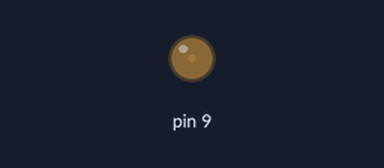
The sketch below on a simulated Arduino Uno, built with avr-gcc and run on an emulated ATmega328P. Shown: output pins drawn as LEDs (lit = HIGH).

Above: at 0.1 s.
Timing chart, 0 to 1.6 s (numbered marks = the images above):
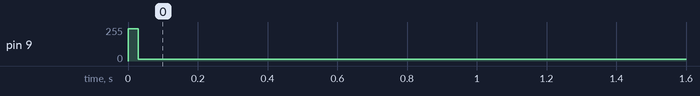

Measured:
- by itself, pin 9: 0/255 → 13/255 at 0.00 s

The sketch:

pwm_gen5.ino
```cpp
/*
 This sketch is intended to enable any Ford gen6, or Ford pcm type alternator to function and generate electricity without being attached to the vehicles pcm (Power train, Control Module), Ford speak for an ECU.

 The library allows for a frequency range from 1Hz - 2MHz on 16 bit timers and 31Hz - 2 MHz on 8 bit timers although all Ford pcm's to date run at 125hz.

When

 SetPinFrequency()/SetPinFrequencySafe()

is called, a bool is returned which can be tested to verify the
frequency was actually changed.

 This example runs on mega and uno.
 */

#include <PWM.h>

//use pin 11 on the Mega instead, otherwise there is a frequency cap at 31 Hz
int pcm = 9;
 //the pin that is attached to the Alternator
int dutycycle = 242;
// Working with a scale from 0-255 where 0 = 0%, and 255 = 100% the acceptable input range is from 13-242 (5%-95%) for a generated 12v-16v
int fadeAmount = 0;
//Not currently being used
int32_t frequency = 125;
//Standard Ford pcm frequency (in Hz)

void setup()
{
  //initialize all timers except for 0, to save time keeping functions
  InitTimersSafe();

  //sets the frequency for the specified pin
  bool success = SetPinFrequencySafe(pcm, frequency);

  //if the pin frequency was set successfully, turn pin 9 on
  if(success) {
    pinMode(9, OUTPUT);
    digitalWrite(9, HIGH);
  }
}

void loop()
{
  //use this functions instead of analogWrite on 'initialized' pins
  pwmWrite(pcm, dutycycle);

  dutycycle = 13;
  //5% = 13 outputs 12v
  //30% = 76 outputs 13v
  //50% = 128 outputs 14v
  //95% = 242 outputs 16v


  delay(30);
}
```
